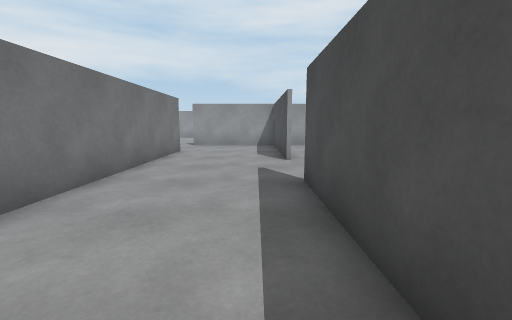
[1] (above)

22 first-person views from a walk through a scene from a Unity 3-D project. The camera is 1.2 m above the floor, tilts 8° down and sees 90° across. Doors are open. The floor is counted in squares, 1 m on a side. Each view is taken from the middle of a square. On the plan, view 1 faces up. The plan holds only what a view shows up to about 12 squares ahead; the rest is blank. Some animated figures are not drawn.

[2]
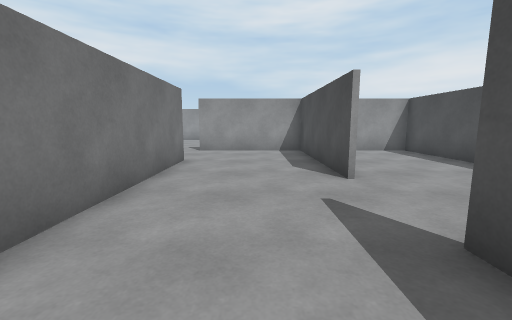

[3]
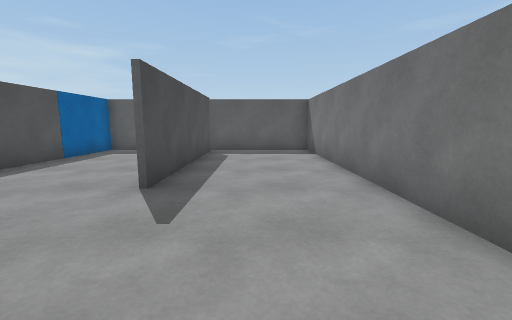

[4]
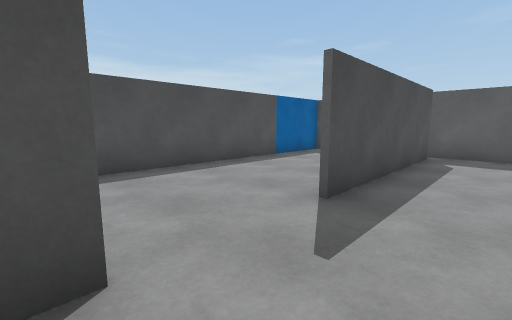

[5]
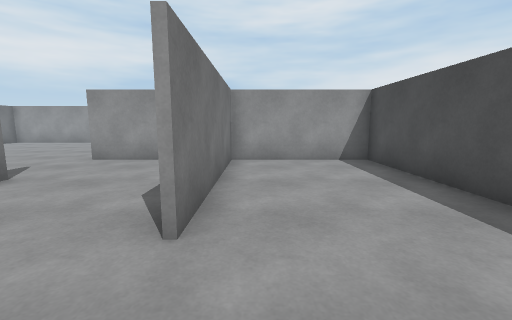

[6]
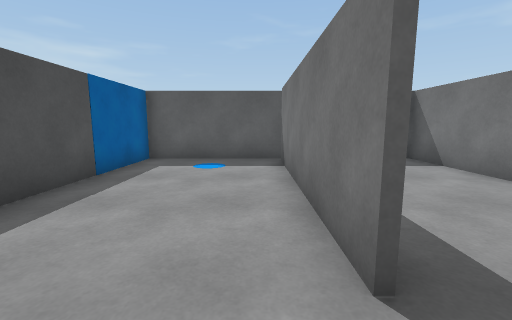

[7]
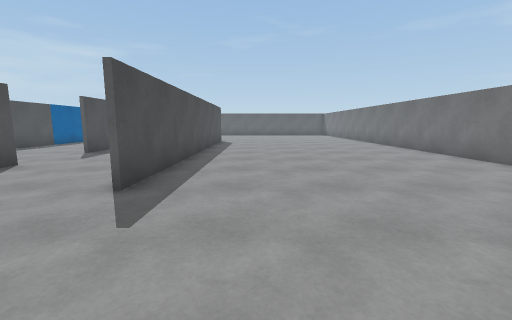

[8]
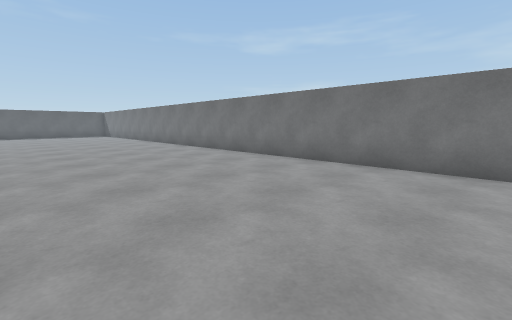

[9]
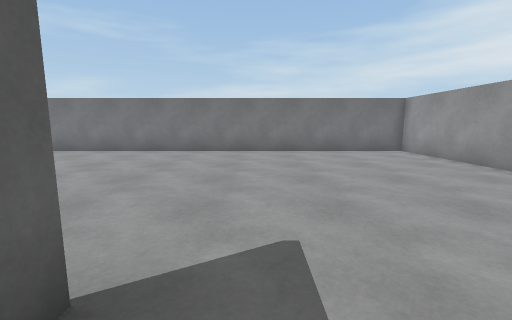

[10]
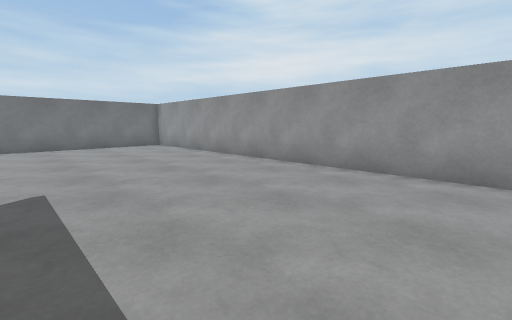

[11]
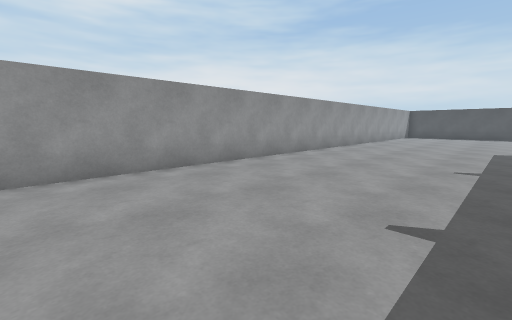

[12]
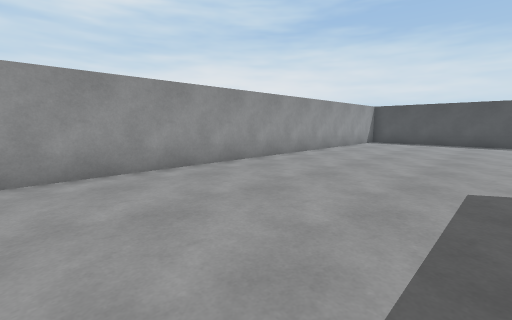

[13]
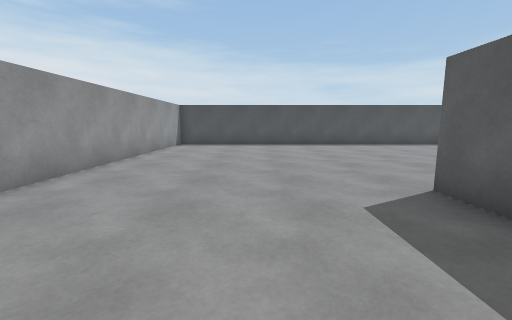

[14]
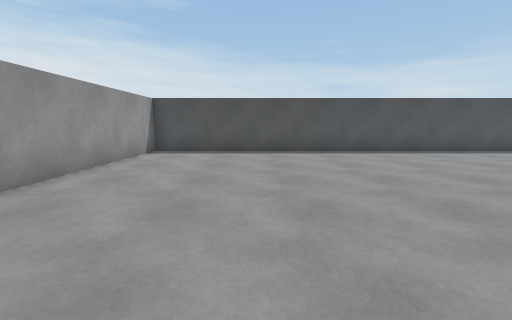

[15]
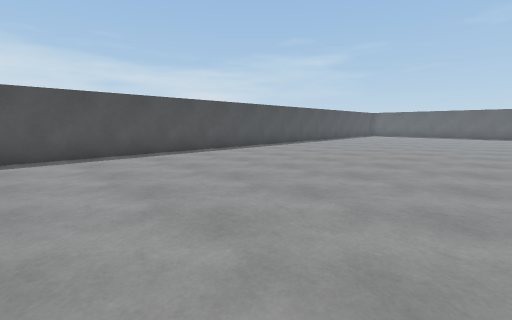

[16]
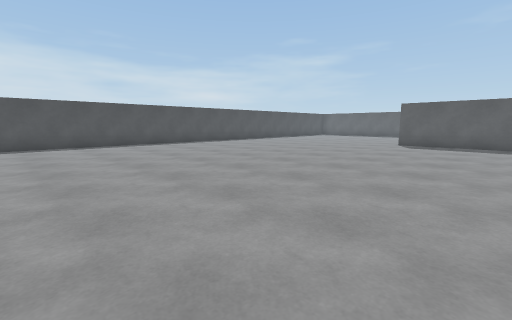

[17]
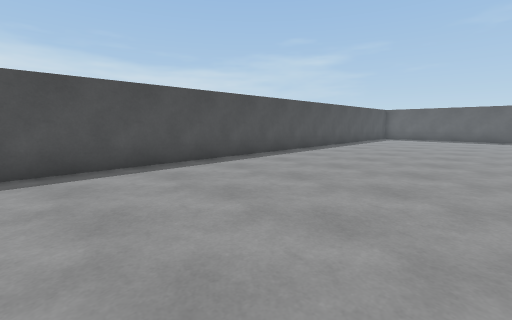

[18]
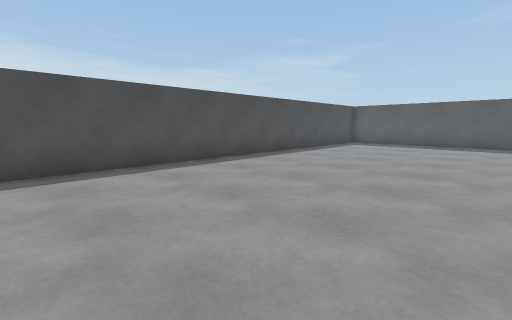

[19]
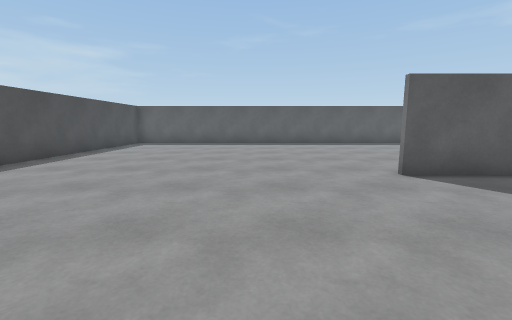

[20]
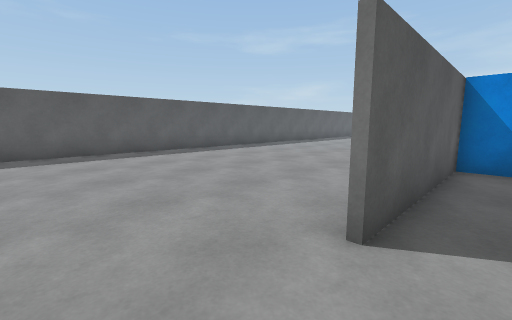

[21]
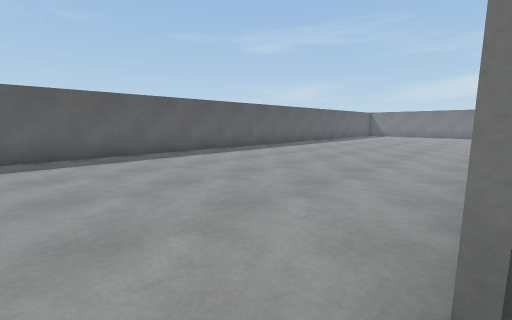

[22]
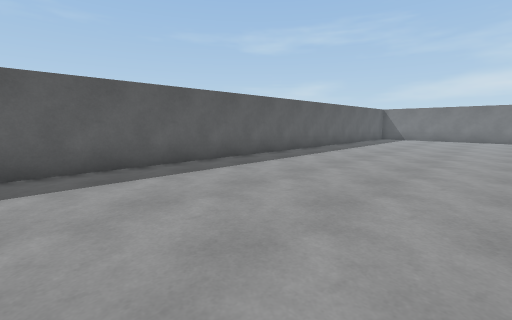

### Floor plan
Ten units are one square. View 1 is at (0, 0); x grows to the right and y downward. Boxes are objects, and circles mark ways between rooms. Rooms are numbered by the first view taken in them; rooms with no view inside come last. Other rooms are left out.
<svg viewBox="-139 -230 368 358">
<path fill="none" stroke="#000" d="M10 15 10 -54M-34 -55 -34 20 11 20M-34 -115 -34 -55M10 -85 10 -146M11 -146 -36 -146M12 -54 12 14M58 -96 58 -146 11 -146M12 -146 12 -85M11 20 61 20M58 20 58 -75M59 9 59 20M61 20 116 20M101 -148 116 -148M-36 -39 -36 -115M-36 -148 -30 -148M-19 123 159 123M224 82 224 -225 -134 -225 -134 -38"/>
<circle cx="-30" cy="-60" r="3" fill="#2a7"/>
<circle cx="-5" cy="-70" r="3" fill="#2a7"/>
<circle cx="-50" cy="-130" r="3" fill="#2a7"/>
<text x="-10" y="-20">1</text>
<text x="-20" y="-110">2</text>
<text x="30" y="-70">3</text>
<text x="70" y="-50">4</text>
</svg>
Room 1 opens to room 2. Room 2 opens to room 3. Room 2 opens to room 4.

Where each view was taken, in squares from view 1:
view 1: 0 up, 0 right, facing up
view 2: 3 up, 1 left, facing up
view 3: 10 up, 1 left, facing down
view 4: 9 up, 1 left, facing down-right
view 5: 6 up, 2 right, facing up
view 6: 7 up, 2 right, facing down
view 7: 16 up, 6 left, facing down
view 8: 16 up, 6 left, facing down-left
view 9: 16 up, 2 left, facing left
view 10: 16 up, 1 right, facing up-left
view 11: 16 up, 3 left, facing up-right
view 12: 16 up, 5 right, facing up-right
view 13: 18 up, 7 right, facing right
view 14: 18 up, 11 right, facing right
view 15: 15 up, 12 right, facing down-right
view 16: 14 up, 7 right, facing down-right
view 17: 10 up, 15 right, facing down-right
view 18: 4 up, 15 right, facing down-right
view 19: 4 up, 15 right, facing down
view 20: 1 down, 14 right, facing down-left
view 21: 2 down, 13 right, facing down-left
view 22: 5 down, 8 right, facing down-left
